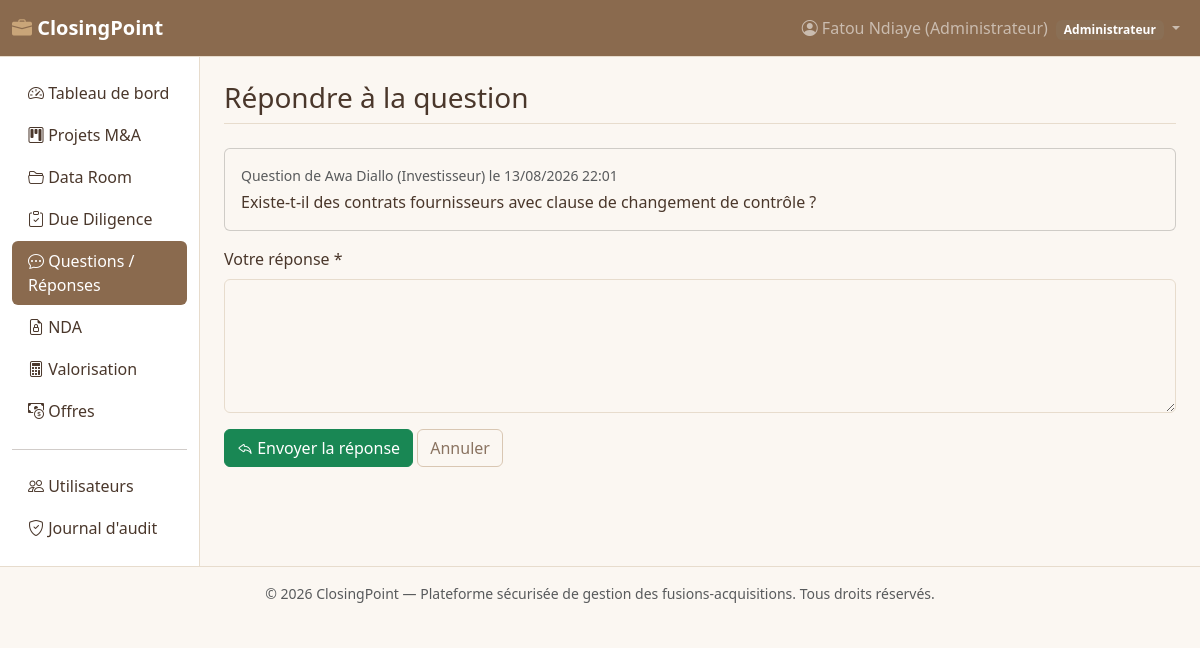
Page /modules/qa/answer.php?id=2 (signed in) on the committed database.
### tables this page shows
CREATE TABLE qa_questions (
    id INT AUTO_INCREMENT PRIMARY KEY,
    project_id INT NOT NULL,
    document_id INT DEFAULT NULL,
    question TEXT NOT NULL,
    reponse TEXT DEFAULT NULL,
    posee_par INT NOT NULL,
    repondu_par INT DEFAULT NULL,
    statut ENUM('ouverte','repondue','fermee') NOT NULL DEFAULT 'ouverte',
    created_at DATETIME NOT NULL DEFAULT CURRENT_TIMESTAMP,
    answered_at DATETIME DEFAULT NULL,
    CONSTRAINT fk_qa_project FOREIGN KEY (project_id) REFERENCES ma_projects(id) ON DELETE CASCADE,
    CONSTRAINT fk_qa_document FOREIGN KEY (document_id) REFERENCES dataroom_documents(id) ON DELETE SET NULL,
    CONSTRAINT fk_qa_asker FOREIGN KEY (posee_par) REFERENCES users(id) ON DELETE RESTRICT,
    CONSTRAINT fk_qa_answerer FOREIGN KEY (repondu_par) REFERENCES users(id) ON DELETE SET NULL
);

CREATE TABLE users (
    id INT AUTO_INCREMENT PRIMARY KEY,
    full_name VARCHAR(120) NOT NULL,
    email VARCHAR(150) NOT NULL UNIQUE,
    password_hash VARCHAR(255) NOT NULL,
    role ENUM('admin','conseiller','client') NOT NULL DEFAULT 'client',
    phone VARCHAR(30) DEFAULT NULL,
    is_active TINYINT(1) NOT NULL DEFAULT 1,
    last_login DATETIME DEFAULT NULL,
    created_at DATETIME NOT NULL DEFAULT CURRENT_TIMESTAMP
);

### includes/security.php (called while the page is built, shortened)
<?php
function e(?string $value): string
{
    return htmlspecialchars($value ?? '', ENT_QUOTES, 'UTF-8');
}

### includes/functions.php (called while the page is built, shortened)
<?php
function formatDate(?string $date, string $fmt = 'd/m/Y'): string
{
    $ts = strtotime($date);
    return $ts ? date($fmt, $ts) : '—';
}

### modules/qa/answer.php (the view, shortened to what this page needs)
<?php
require_once __DIR__ . '/../../includes/bootstrap.php';
$id = (int)($_GET['id'] ?? $_POST['id'] ?? 0);
$stmt = $pdo->prepare(
    'SELECT q.*, u.full_name AS demandeur_nom, u.email AS demandeur_email FROM qa_questions q JOIN users u ON u.id = q.posee_par WHERE q.id = :id'
);
$stmt->execute([':id' => $id]);
$question = $stmt->fetch();
$projectId = (int)$question['project_id'];
require __DIR__ . '/../../includes/header.php';
?>
<div class="card mb-3"><div class="card-body">
  <p class="mb-1 text-muted small">Question de <?= e($question['demandeur_nom']) ?> le <?= formatDate($question['created_at'], 'd/m/Y H:i') ?></p>
  <p class="mb-0"><?= nl2br(e($question['question'])) ?></p>
</div></div>
<form method="post">
  <div class="mb-3">
    <label class="form-label">Votre réponse *</label>
    <textarea name="reponse" class="form-control" rows="5" required></textarea>
  </div>
  <button class="btn btn-success" type="submit"><i class="bi bi-reply"></i> Envoyer la réponse</button>
  <a href="list.php?project_id=<?= $projectId ?>" class="btn btn-outline-secondary">Annuler</a>
</form>
<?php require __DIR__ . '/../../includes/footer.php'; ?>

### public/assets/css/style.css (style rules this page uses)
:root { --cp-nude: #F5EDE4; --cp-camel: #C9A579; --cp-camel-dark: #B08D63; --cp-brown: #8A6A4E; --cp-brown-dark: #6E4A33; --cp-text: #4A372B; --bs-body-bg: #FBF7F2; --bs-body-color: var(--cp-text); --bs-primary: var(--cp-brown); --bs-primary-rgb: 138, 106, 78; --bs-primary-bg-subtle: var(--cp-nude); --bs-primary-border-subtle: #D9BFA0; --bs-primary-text-emphasis: var(--cp-brown-dark); --bs-secondary: #8A6F55; --bs-secondary-rgb: 138, 111, 85; --bs-dark: var(--cp-brown); --bs-dark-rgb: 138, 106, 78; --bs-border-color: #E7DCCD; --bs-link-color: var(--cp-brown); --bs-link-color-rgb: 138, 106, 78; --bs-link-hover-color: var(--cp-brown-dark); --bs-link-hover-color-rgb: 110, 74, 51; }
body { background-color: var(--bs-body-bg); }
.btn-outline-secondary { --bs-btn-color: #8A7361; --bs-btn-border-color: #D9C7B3; --bs-btn-hover-color: #fff; --bs-btn-hover-bg: #9C8168; --bs-btn-hover-border-color: #9C8168; --bs-btn-active-color: #fff; --bs-btn-active-bg: #9C8168; --bs-btn-active-border-color: #9C8168; }

### rows in the picture
qa_questions: posee_par.full_name "Awa Diallo (Investisseur)", created_at "13/08/2026 22:01", question "Existe-t-il des contrats fournisseurs avec clause de changement de contrôle ?"

### other values in the picture
SITE_NAME "ClosingPoint"
$user['full_name'] "Fatou Ndiaye (Administrateur)"
roleLabel($user['role']) "Administrateur"
$label "Tableau de bord Projets M&A Data Room Due Diligence Questions / Réponses NDA Valorisation Offres Utilisateurs Journal d'audit"
$pageTitle "Répondre à la question"
